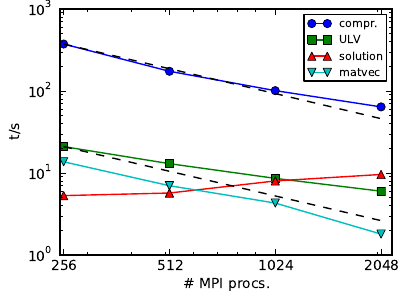

The Python source for this figure:
import matplotlib.pyplot as plt
from matplotlib import rcParams
import numpy as np

num_procs = np.array([256, 512, 1024, 2048])
compression = np.array([374, 174, 101, 64])
ulv = np.array([21, 13, 8.6, 6.0])
sol = np.array([5.3, 5.7, 8, 9.6])
matvec = np.array([13.7, 7.0, 4.3, 1.8])
ideal = np.array([np.max(compression) / 2**i for i in range(4)])
ideal_ulv = np.array([np.max(ulv) / 2**i for i in range(4)])

datasets = [compression, ulv, sol, matvec, ideal, ideal_ulv]
plotstyle = ['o-', 's-', '^-', 'v-', 'k--', 'k--']
plots=[]
plt.clf()
rcParams.update({'font.size': 10, 'legend.fontsize': 8})
for (i, d) in enumerate(datasets[:-2]):
    p, = plt.loglog(num_procs, d, plotstyle[i])
    plots.append(p)
for (i, d) in enumerate(datasets[-2:]):
    plt.loglog(num_procs, d, 'k--')
plt.legend(plots, ['compr.', 'ULV', 'solution', 'matvec'])
plt.xlim([250, 2200])
plt.ylim([1, 1000])
plt.ylabel('t/s')
plt.xlabel('# MPI procs.')
plt.gcf().subplots_adjust(left=0.15,bottom=0.15,right=0.98,top=0.97)
plt.gcf().set_size_inches(4, 3)
plt.xticks(num_procs, num_procs)
plt.savefig('strong_scaling.pdf')

